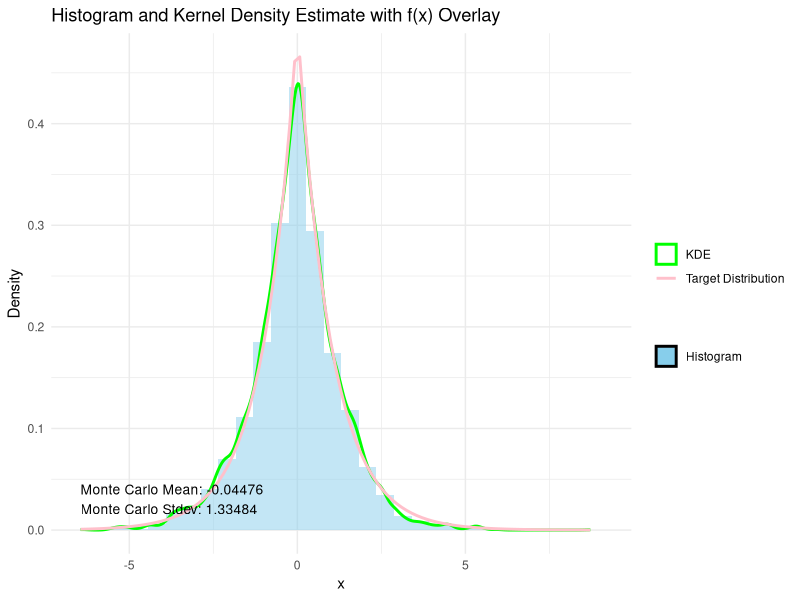
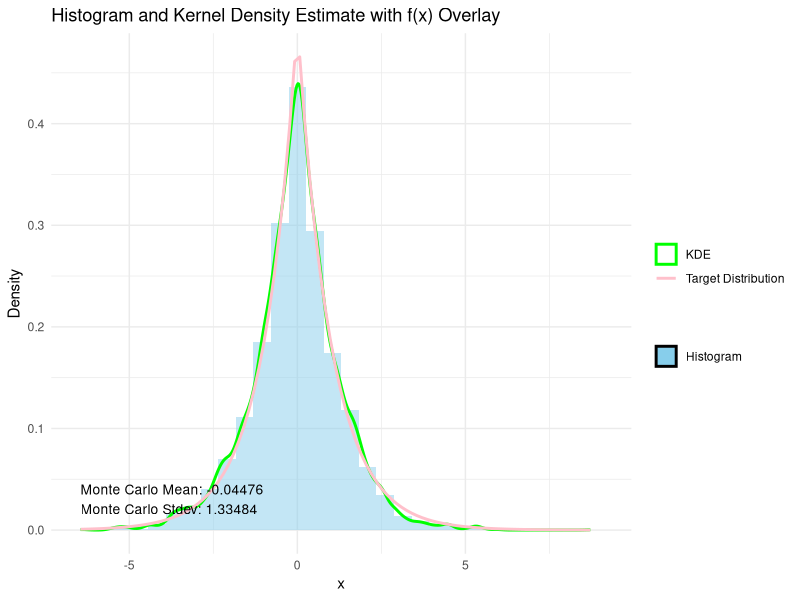

The R script that drew these images, in order:
## ---- chunk 1
knitr::opts_chunk$set(echo = TRUE)
## ---- chunk 2

library(ggplot2)

#Step 1 - Created these 3 functions in both python and R to generate our proposal distribution
# Target distribution PDF
f <- function(x) {
  return(0.5 * exp(-abs(x)))
}

# Log of the target distribution for numerical stability
log_f <- function(x) {
  return(log(0.5) - abs(x))
}

#Step 2 - Use Random Walk Metropolis Algo
# Random walk Metropolis algorithm
random_walk_metropolis <- function(N, s, x0) {
  samples <- numeric(N) #generates a sample
  samples[1] <- x0  # initial value
  
  for (i in 2:N) {
    x_star <- rnorm(1, mean = samples[i-1], sd = s)  #propose a new step, by drawing a random variate from a normal distribution with location (mean) set to prev step, and scale set to our standard deviation that we set...
    log_r <- log_f(x_star) - log_f(samples[i-1])  # compute log of ratio
    u <- log(runif(1))  #we generate a random variate from a uniform distribution (pdf with all values equally likely - a straight line), and take the log.
    
    if (u < log_r) {
      samples[i] <- x_star  # accept the new state
    } else {
      samples[i] <- samples[i-1]  # reject the new state
    }
  }
  
  return(samples)
}

#Step 3 - Generate Samples + Visualize
# Initial conditions stored as variables
N <- 10000
s <- 1 #If s is too small then it will lead to shallow exploration (high autocorrelation), and too large it will lead to a high rejection rate. We set s such that we balance acceptance and exploration.
x0 <- 0

# Generate samples
samples <- random_walk_metropolis(N, s, x0)

# Calculate the sample monte carlo mean and standard deviation
sample_mean <- mean(samples)
sample_std <- sd(samples)

# Visualization: Histogram and Kernel Density Estimate (KDE) with the Actual Distribution Overlay
#What is a KDE: A technique used in statistics to create a smooth curve given a set of data. In the simplest terms, a KDE can be thought of as a smoothed version of a histogram, describing the distribution of a random variable. Its params are smoothness, kernel and bandwidth...
plot <- ggplot(data.frame(x = samples), aes(x = x)) +
  geom_histogram(aes(y = ..density.., fill = "Histogram"), bins = 30, alpha = 0.5) + # #Use the generated samples $(x1, . . . xN )$ to construct a histogram...Assign fill within aes for legend
  geom_density(aes(color = "KDE"), size = 1) + # Assign color within aes for legend, construcing a kernel density plot in the same figure. Hist + KDE provide estimates of f(x)
  stat_function(fun = f, aes(color = "Target Distribution"), size = 1) + # Use aes for color to add to legend, plots f(x) on this figure to visualise the quality of the estimates.
  scale_fill_manual(name = "", values = "skyblue", labels = "Histogram") + # Manual scale for fill
  scale_color_manual(name = "", values = c("KDE" = "green", "Target Distribution" = "pink"), labels = c("KDE", "Target Distribution")) + # Manual scale for color
  labs(title = "Histogram and Kernel Density Estimate with f(x) Overlay",
       x = "x", y = "Density") +
  annotate("text", x = min(samples), y = max(0.5 * exp(-abs(min(samples)))), label = sprintf("Monte Carlo Mean: %.5f\nMonte Carlo Stdev: %.5f", sample_mean, sample_std), hjust = 0, vjust = -0.5, size = 3.5) +
  theme_minimal() +
  guides(fill = guide_legend(override.aes = list(alpha = 1))) 

print(plot)

#Exporting the Image
dir_path <- './r_images'

if(!dir.exists(dir_path)) {
  dir.create(dir_path, recursive=TRUE)
}

ggsave("./r_images/1A_R.png", plot, width = 8, height = 5, dpi = 300)
